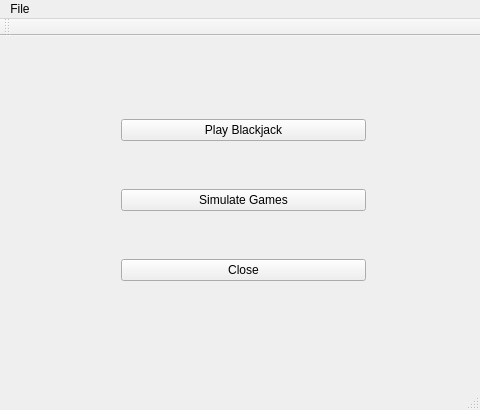
<?xml version="1.0" encoding="UTF-8"?>
<ui version="4.0">
 <class>MainWindow</class>
 <widget class="QMainWindow" name="MainWindow">
  <property name="geometry">
   <rect>
    <x>0</x>
    <y>0</y>
    <width>480</width>
    <height>410</height>
   </rect>
  </property>
  <property name="windowTitle">
   <string>chicken_dinner</string>
  </property>
  <property name="autoFillBackground">
   <bool>true</bool>
  </property>
  <widget class="QWidget" name="centralWidget">
   <widget class="QLabel" name="pictureLabel">
    <property name="geometry">
     <rect>
      <x>0</x>
      <y>-10</y>
      <width>451</width>
      <height>371</height>
     </rect>
    </property>
    <property name="maximumSize">
     <size>
      <width>471</width>
      <height>411</height>
     </size>
    </property>
    <property name="text">
     <string/>
    </property>
   </widget>
   <widget class="QWidget" name="layoutWidget">
    <property name="geometry">
     <rect>
      <x>90</x>
      <y>350</y>
      <width>291</width>
      <height>25</height>
     </rect>
    </property>
    <layout class="QHBoxLayout" name="horizontalLayout"/>
   </widget>
   <widget class="QWidget" name="verticalLayoutWidget">
    <property name="geometry">
     <rect>
      <x>110</x>
      <y>30</y>
      <width>267</width>
      <height>271</height>
     </rect>
    </property>
    <layout class="QVBoxLayout" name="verticalLayout">
     <item>
      <widget class="QPushButton" name="playButton">
       <property name="text">
        <string>Play Blackjack</string>
       </property>
      </widget>
     </item>
     <item>
      <widget class="QPushButton" name="basicButton">
       <property name="text">
        <string>Simulate Games</string>
       </property>
      </widget>
     </item>
     <item>
      <widget class="QPushButton" name="closeButton">
       <property name="text">
        <string>Close</string>
       </property>
      </widget>
     </item>
    </layout>
   </widget>
   <zorder>layoutWidget</zorder>
   <zorder>pictureLabel</zorder>
   <zorder>verticalLayoutWidget</zorder>
  </widget>
  <widget class="QMenuBar" name="menuBar">
   <property name="geometry">
    <rect>
     <x>0</x>
     <y>0</y>
     <width>480</width>
     <height>22</height>
    </rect>
   </property>
   <widget class="QMenu" name="menuFile">
    <property name="title">
     <string>File</string>
    </property>
    <addaction name="actionQuit"/>
   </widget>
   <addaction name="menuFile"/>
  </widget>
  <widget class="QToolBar" name="mainToolBar">
   <attribute name="toolBarArea">
    <enum>TopToolBarArea</enum>
   </attribute>
   <attribute name="toolBarBreak">
    <bool>false</bool>
   </attribute>
  </widget>
  <widget class="QStatusBar" name="statusBar"/>
  <action name="actionQuit">
   <property name="text">
    <string>Quit</string>
   </property>
  </action>
 </widget>
 <layoutdefault spacing="6" margin="11"/>
 <resources/>
 <connections/>
</ui>
